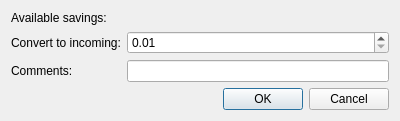
<?xml version="1.0" encoding="UTF-8"?>
<ui version="4.0">
 <class>SavingsToIncomingDialog</class>
 <widget class="QDialog" name="SavingsToIncomingDialog">
  <property name="geometry">
   <rect>
    <x>0</x>
    <y>0</y>
    <width>400</width>
    <height>121</height>
   </rect>
  </property>
  <property name="windowTitle">
   <string>Savings to incoming</string>
  </property>
  <property name="windowIcon">
   <iconset>
    <normaloff>../resources/kwallet.png</normaloff>../resources/kwallet.png</iconset>
  </property>
  <layout class="QFormLayout" name="_main_layout">
   <item row="1" column="1">
    <widget class="QDoubleSpinBox" name="_convert_to_incoming_combo_box">
     <property name="locale">
      <locale language="English" country="UnitedKingdom"/>
     </property>
     <property name="suffix">
      <string/>
     </property>
     <property name="minimum">
      <double>0.010000000000000</double>
     </property>
     <property name="maximum">
      <double>100000.000000000000000</double>
     </property>
    </widget>
   </item>
   <item row="2" column="0">
    <widget class="QLabel" name="_comments_label">
     <property name="text">
      <string>Comments:</string>
     </property>
    </widget>
   </item>
   <item row="2" column="1">
    <widget class="QLineEdit" name="_comments_lineedit"/>
   </item>
   <item row="3" column="0" colspan="2">
    <widget class="QDialogButtonBox" name="_button_box">
     <property name="orientation">
      <enum>Qt::Horizontal</enum>
     </property>
     <property name="standardButtons">
      <set>QDialogButtonBox::Cancel|QDialogButtonBox::Ok</set>
     </property>
    </widget>
   </item>
   <item row="0" column="1">
    <widget class="QLabel" name="_available_savings_value">
     <property name="text">
      <string/>
     </property>
    </widget>
   </item>
   <item row="0" column="0">
    <widget class="QLabel" name="_available_savings_label">
     <property name="text">
      <string>Available savings:</string>
     </property>
    </widget>
   </item>
   <item row="1" column="0">
    <widget class="QLabel" name="_convert_to_incoming_label">
     <property name="text">
      <string>Convert to incoming:</string>
     </property>
    </widget>
   </item>
  </layout>
 </widget>
 <resources/>
 <connections>
  <connection>
   <sender>_button_box</sender>
   <signal>accepted()</signal>
   <receiver>SavingsToIncomingDialog</receiver>
   <slot>accept()</slot>
   <hints>
    <hint type="sourcelabel">
     <x>248</x>
     <y>254</y>
    </hint>
    <hint type="destinationlabel">
     <x>157</x>
     <y>274</y>
    </hint>
   </hints>
  </connection>
  <connection>
   <sender>_button_box</sender>
   <signal>rejected()</signal>
   <receiver>SavingsToIncomingDialog</receiver>
   <slot>reject()</slot>
   <hints>
    <hint type="sourcelabel">
     <x>316</x>
     <y>260</y>
    </hint>
    <hint type="destinationlabel">
     <x>286</x>
     <y>274</y>
    </hint>
   </hints>
  </connection>
 </connections>
</ui>
